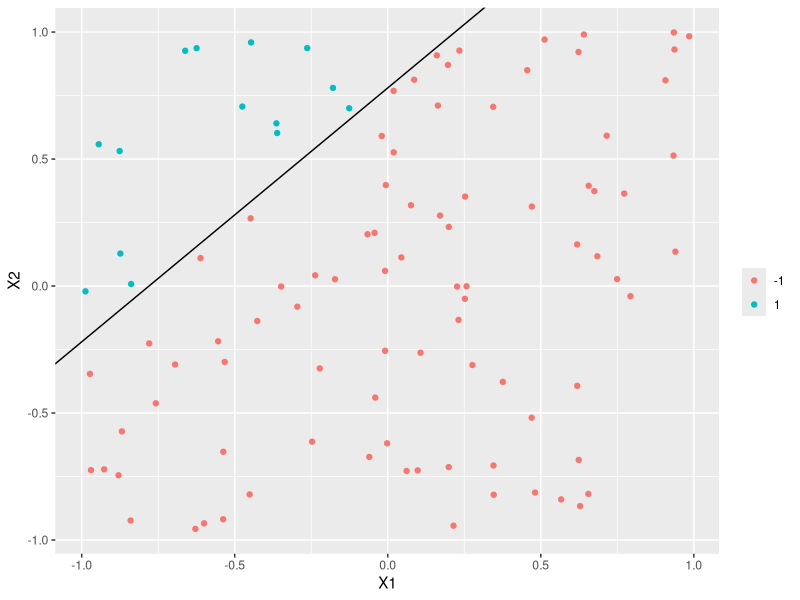
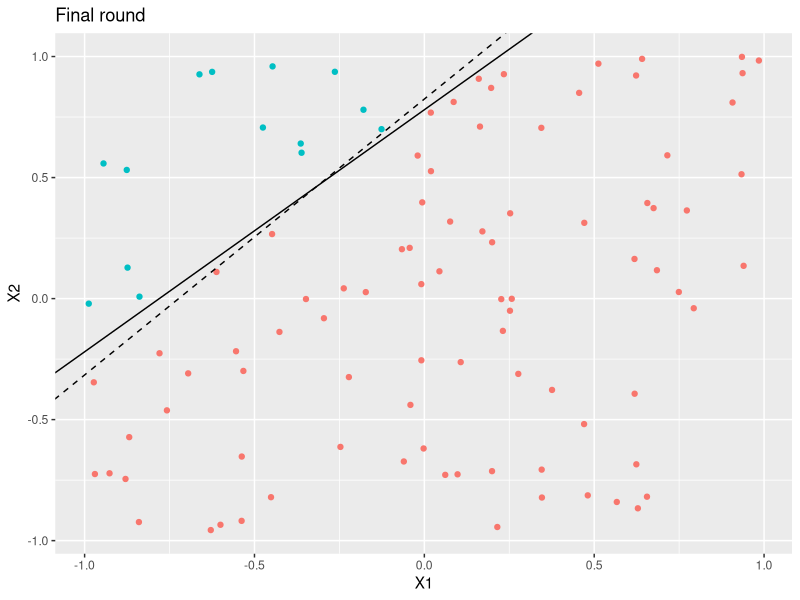
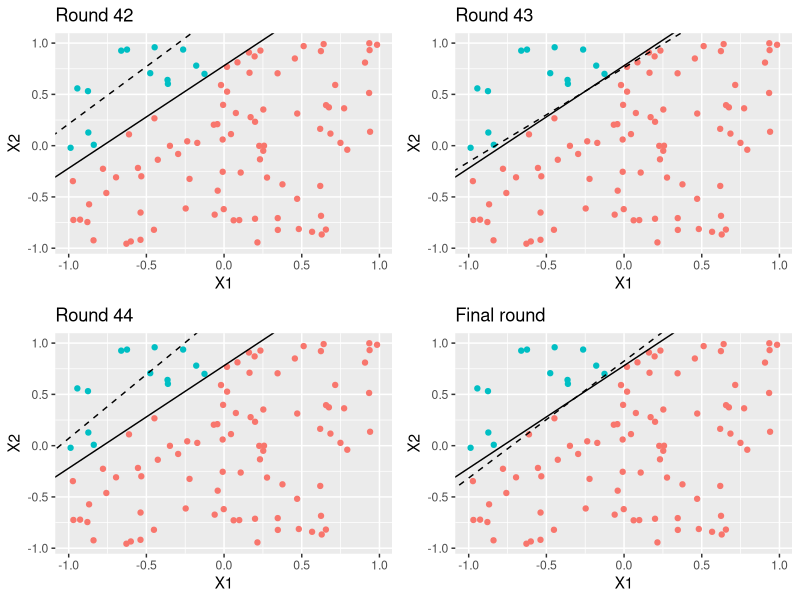

Reproduce these figures in R, in order.
## ---- chunk 1
X1 <- runif(100,min=-1,max=1)
X2 <- runif(100,min=-1,max=1)
X0 <- rep(1,100)
X <- cbind(X0,X1,X2)
## ---- chunk 2
PX1 <-runif(2,min=-1,max=1)
PX2 <-runif(2,min=-1,max=1)
slope <- diff(PX2)/diff(PX2)
intercept <- PX2[1]-slope*PX1[1]
Y <- ifelse(X2>intercept+slope*X1,+1,-1)
X.plot <- as.data.frame(X) # dataframe for plot use
## ---- chunk 3
library(ggplot2)
ggplot(X.plot,aes(X.plot$X1,X.plot$X2))+
    geom_point(aes(color=as.factor(Y)),show.legend = T)+
    geom_abline(intercept = intercept,slope=slope)+
    labs(x="X1",y="X2",color="")
## ---- chunk 4
## Initialize
w <- c(0,0,0)
count <- 0 # to count the number of rounds required
wdf <- NULL # df to collect the resulting weights of each round for plot use
Y_hat <- X %*% w
wdf <- rbind(wdf,w)
## Perceptron learning algorithm
while (any(sign(Y_hat)!=sign(Y)))
{
  miss_class <- which(sign(Y_hat)!=sign(Y))
  ifelse(length(miss_class)>1,n <- sample(miss_class,1),n <- miss_class)
  w <- w+(Y[n]%*% X[n,])
  wdf <- rbind(wdf,w)
  Y_hat <- X %*% t(w)
  count <- count+1
}

## ---- chunk 5
drawplot <- function(n,name)
{
  if (!n %in% seq(1,count+1))
  {
    warning("Out of bounds")
  }
  else
  {
  int_w <- -wdf[n,1]/wdf[n,3]
  slope_w <- -wdf[n,2]/wdf[n,3]
  a <- ggplot(X.plot,aes(X.plot$X1,X.plot$X2))+
    geom_point(aes(color=as.factor(Y)),show.legend = F)+
    geom_abline(intercept = intercept,slope=slope)+
    geom_abline(intercept = int_w,slope=slope_w,linetype="dashed")+
    labs(x="X1",y="X2",color="",title=name)
  }
}
pf <- drawplot(count+1,"Final round")
pf
## ---- chunk 6
library(gridExtra)
p1 <- drawplot(count-2,sprintf("Round %i",count-3))
p2 <- drawplot(count-1,sprintf("Round %i",count-2))
p3 <- drawplot(count,sprintf("Round %i",count-1))
grid.arrange(p1, p2,p3,pf,ncol=2)
